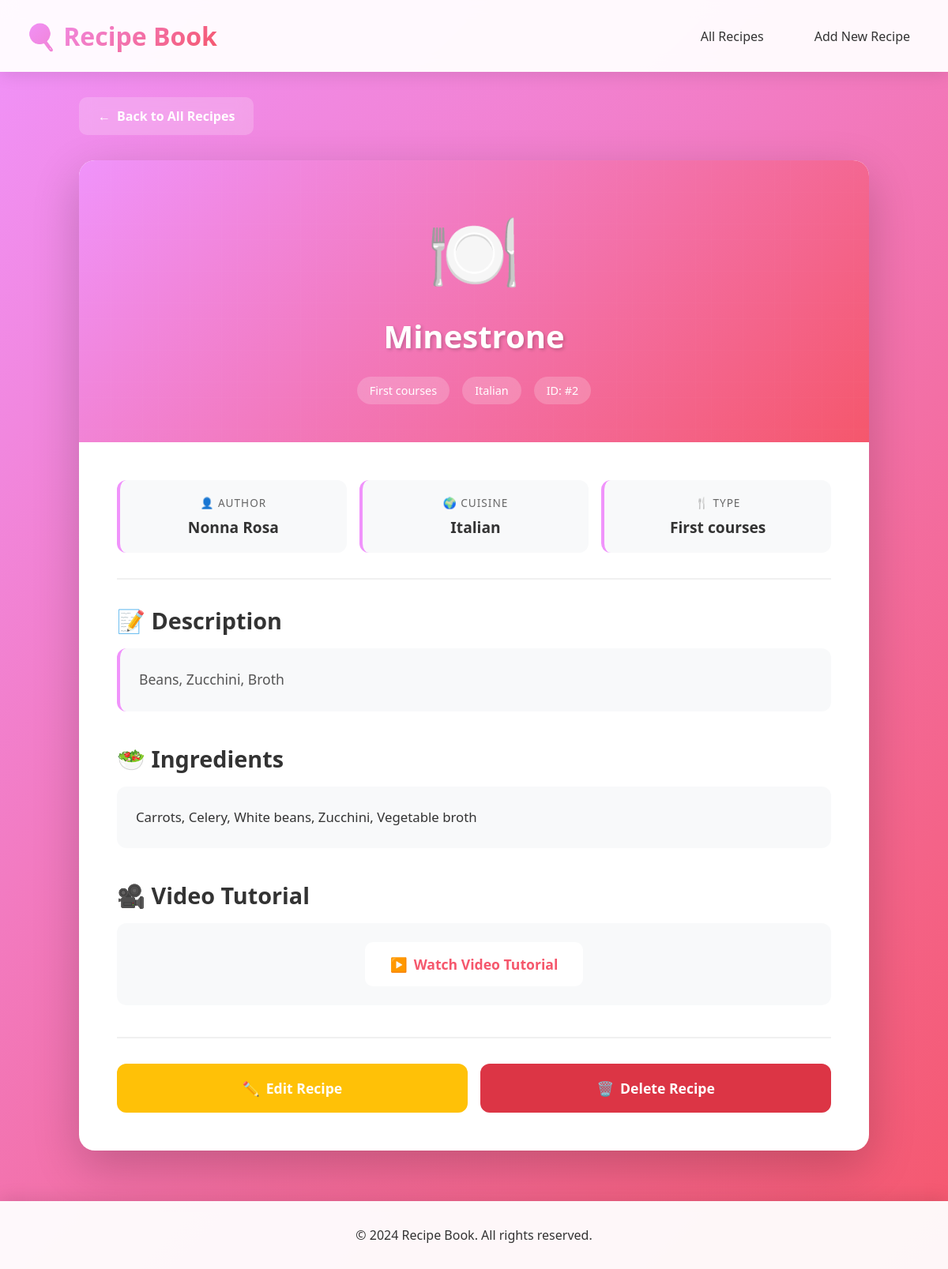
The app's page /recipe/2/ with its own data.
### recipes/models.py (models this page shows)
class Recipe(models.Model):
    id = models.AutoField(primary_key=True)
    title = models.CharField(
        max_length=75,
        null=False
    )
    author = models.CharField(
        max_length=65,
        null=True
    )
    type = models.CharField(
        max_length=25,
        choices=[(tag.name, tag.value) for tag in RecipeType],
        default=RecipeType.FIRST_COURSES.name
    )
    description = models.TextField(
        max_length=1500,
        null=False
    )
    video_uri = models.CharField(
        max_length=250,
        null=True
    )
    ingredients = models.TextField(
        max_length=350,
        null=False
    )
    cuisine = models.CharField(
        max_length=45,
        null=True
    )

### recipes/views.py (the view)
# urls.py: path('recipe/<int:pk>/', views.recipe_detail, name='recipe_detail'),
def recipe_detail(request, pk):
    recipe = get_object_or_404(Recipe, pk=pk)
    return render(request, 'recipes/recipe_detail.html', {'recipe': recipe})

### recipes/templates/recipes/recipe_detail.html (shortened to what this page needs)
{% extends 'recipes/base.html' %}
{% block content %}
<div class="detail-container">
    <a href="{% url 'recipe_list' %}" class="back-link">
        <span>←</span> Back to All Recipes
    </a>
    <div class="detail-card">
        <div class="detail-hero">
            <div class="recipe-icon-large">🍽️</div>
            <h1 class="recipe-title-main">{{ recipe.title }}</h1>
            <div class="recipe-badges">
                <span class="badge">{{ recipe.get_type_display|capfirst }}</span>
                {% if recipe.cuisine %}
                <span class="badge">{{ recipe.cuisine }}</span>
                {% endif %}
                <span class="badge">ID: #{{ recipe.id }}</span>
            </div>
        </div>
        <div class="detail-content">
            {% if recipe.author or recipe.cuisine %}
            <div class="meta-info">
                {% if recipe.author %}
                <div class="meta-card">
                    <div class="meta-label">👤 Author</div>
                    <div class="meta-value">{{ recipe.author }}</div>
                </div>
                {% endif %}
                {% if recipe.cuisine %}
                <div class="meta-card">
                    <div class="meta-label">🌍 Cuisine</div>
                    <div class="meta-value">{{ recipe.cuisine }}</div>
                </div>
                {% endif %}
                <div class="meta-card">
                    <div class="meta-label">🍴 Type</div>
                    <div class="meta-value">{{ recipe.get_type_display|capfirst }}</div>
                </div>
            </div>
            {% endif %}
            <div class="section">
                <h2 class="section-title">📝 Description</h2>
                <div class="description-text">{{ recipe.description }}</div>
            </div>
            <div class="section">
                <h2 class="section-title">🥗 Ingredients</h2>
                <div class="ingredients-list">{{ recipe.ingredients }}</div>
            </div>
            {% if recipe.video_uri %}
            <div class="section">
                <h2 class="section-title">🎥 Video Tutorial</h2>
                <div class="video-section">
                    <a href="{{ recipe.video_uri }}" target="_blank" class="video-link">
                        <span>▶️</span> Watch Video Tutorial
                    </a>
                </div>
            </div>
            {% endif %}
            <div class="action-buttons">
                <a href="{% url 'recipe_update' recipe.id %}" class="btn btn-edit">
                    <span>✏️</span> Edit Recipe
                </a>
                <a href="{% url 'recipe_delete' recipe.id %}" class="btn btn-delete">
                    <span>🗑️</span> Delete Recipe
                </a>
            </div>
        </div>
    </div>
</div>
{% endblock %}

### recipes/templates/recipes/base.html (style rules this page uses)
* { margin: 0; padding: 0; box-sizing: border-box; }
body { font-family: 'Segoe UI', Tahoma, Geneva, Verdana, sans-serif; background: linear-gradient(135deg, #f093fb 0%, #f5576c 100%); min-height: 100vh; color: #333; }

### recipes/templates/recipes/recipe_detail.html (style rules this page uses)
.detail-container { max-width: 1000px; margin: 0 auto; }
.back-link { display: inline-flex; align-items: center; gap: 0.5rem; color: white; text-decoration: none; font-weight: 600; margin-bottom: 2rem; padding: 0.8rem 1.5rem; background: rgba(255, 255, 255, 0.2); border-radius: 10px; backdrop-filter: blur(10px); transition: all 0.3s ease; }
.detail-card { background: white; border-radius: 20px; overflow: hidden; box-shadow: 0 20px 60px rgba(0, 0, 0, 0.2); }
.detail-hero { background: linear-gradient(135deg, #f093fb 0%, #f5576c 100%); padding: 3rem; text-align: center; position: relative; }
.detail-hero::before { content: ''; position: absolute; top: 0; left: 0; right: 0; bottom: 0; opacity: 0.3; }
.recipe-icon-large { font-size: 6rem; position: relative; z-index: 1; animation: float 3s ease-in-out infinite; }
.recipe-title-main { font-size: 2.5rem; font-weight: bold; color: white; margin-top: 1rem; position: relative; z-index: 1; text-shadow: 2px 2px 4px rgba(0, 0, 0, 0.2); }
.recipe-badges { display: flex; gap: 1rem; justify-content: center; margin-top: 1.5rem; position: relative; z-index: 1; flex-wrap: wrap; }
.badge { background: rgba(255, 255, 255, 0.2); color: white; padding: 0.5rem 1rem; border-radius: 20px; font-size: 0.9rem; backdrop-filter: blur(10px); }
.detail-content { padding: 3rem; }
.meta-info { display: grid; grid-template-columns: repeat(auto-fit, minmax(200px, 1fr)); gap: 1rem; margin-bottom: 2rem; padding-bottom: 2rem; border-bottom: 2px solid #f0f0f0; }
.meta-card { background: #f8f9fa; padding: 1.2rem; border-radius: 12px; text-align: center; border-left: 4px solid #f093fb; }
.meta-label { font-size: 0.85rem; color: #666; text-transform: uppercase; letter-spacing: 1px; margin-bottom: 0.5rem; }
.meta-value { font-size: 1.2rem; font-weight: 600; color: #333; }
.section { margin-bottom: 2.5rem; }
.section-title { font-size: 1.8rem; color: #333; margin-bottom: 1rem; display: flex; align-items: center; gap: 0.5rem; }
.description-text { font-size: 1.1rem; line-height: 1.8; color: #555; background: #f8f9fa; padding: 1.5rem; border-radius: 12px; border-left: 4px solid #f093fb; }
.ingredients-list { background: #f8f9fa; padding: 1.5rem; border-radius: 12px; white-space: pre-line; line-height: 1.8; color: #333; font-size: 1.05rem; }
.video-section { background: #f8f9fa; padding: 1.5rem; border-radius: 12px; text-align: center; }
.video-link { display: inline-flex; align-items: center; gap: 0.5rem; color: #f5576c; text-decoration: none; font-weight: 600; font-size: 1.1rem; padding: 1rem 2rem; background: white; border-radius: 10px; transition: all 0.3s ease; }
.action-buttons { display: flex; gap: 1rem; margin-top: 2.5rem; padding-top: 2rem; border-top: 2px solid #f0f0f0; }
.btn { flex: 1; padding: 1.2rem; border: none; border-radius: 12px; font-weight: 600; font-size: 1.1rem; cursor: pointer; transition: all 0.3s ease; text-decoration: none; text-align: center; display: flex; align-items: center; justify-content: center; gap: 0.5rem; }
.btn-edit { background: #ffc107; color: white; }
.btn-delete { background: #dc3545; color: white; }

### records on screen
Recipe: title "Minestrone", type "First courses", cuisine "Italian", id "2", author "Nonna Rosa", description "Beans, Zucchini, Broth", ingredients "Carrots, Celery, White beans, Zucchini, Vegetable broth"
